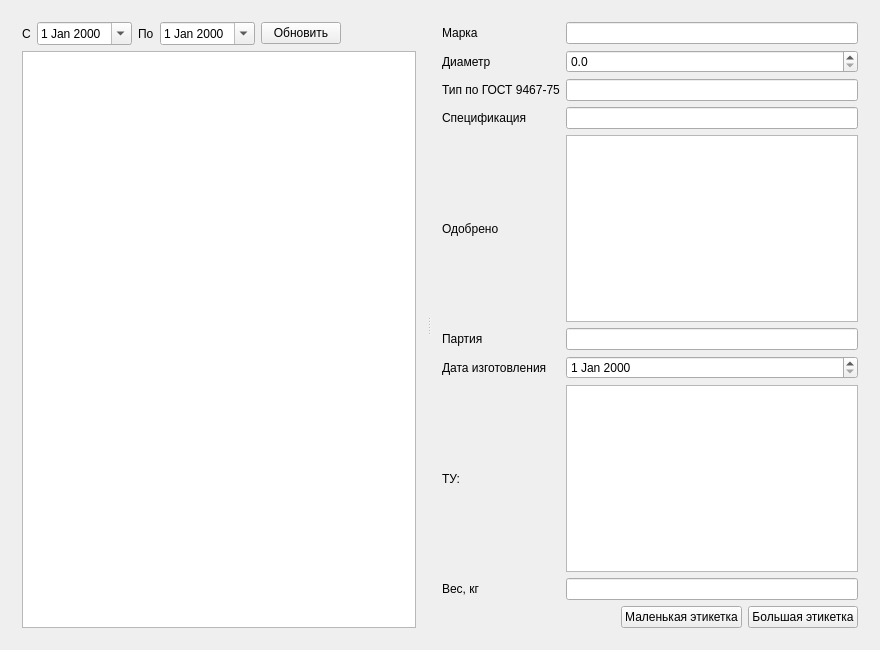
<?xml version="1.0" encoding="UTF-8"?>
<ui version="4.0">
 <class>MainWidget</class>
 <widget class="QWidget" name="MainWidget">
  <property name="geometry">
   <rect>
    <x>0</x>
    <y>0</y>
    <width>880</width>
    <height>650</height>
   </rect>
  </property>
  <property name="windowTitle">
   <string>Печать этикеток</string>
  </property>
  <layout class="QVBoxLayout" name="verticalLayout_3">
   <item>
    <widget class="QSplitter" name="splitter">
     <property name="orientation">
      <enum>Qt::Horizontal</enum>
     </property>
     <widget class="QWidget" name="layoutWidget">
      <layout class="QVBoxLayout" name="verticalLayout_2">
       <item>
        <layout class="QHBoxLayout" name="horizontalLayout_2">
         <item>
          <widget class="QLabel" name="label_9">
           <property name="text">
            <string>С</string>
           </property>
          </widget>
         </item>
         <item>
          <widget class="QDateEdit" name="dateEditBeg">
           <property name="calendarPopup">
            <bool>true</bool>
           </property>
          </widget>
         </item>
         <item>
          <widget class="QLabel" name="label_10">
           <property name="text">
            <string>По</string>
           </property>
          </widget>
         </item>
         <item>
          <widget class="QDateEdit" name="dateEditEnd">
           <property name="calendarPopup">
            <bool>true</bool>
           </property>
          </widget>
         </item>
         <item>
          <widget class="QPushButton" name="cmdUpd">
           <property name="text">
            <string>Обновить</string>
           </property>
          </widget>
         </item>
         <item>
          <spacer name="horizontalSpacer_2">
           <property name="orientation">
            <enum>Qt::Horizontal</enum>
           </property>
           <property name="sizeHint" stdset="0">
            <size>
             <width>40</width>
             <height>20</height>
            </size>
           </property>
          </spacer>
         </item>
        </layout>
       </item>
       <item>
        <widget class="QTableView" name="tableViewPart">
         <property name="selectionMode">
          <enum>QAbstractItemView::SingleSelection</enum>
         </property>
         <property name="selectionBehavior">
          <enum>QAbstractItemView::SelectRows</enum>
         </property>
        </widget>
       </item>
      </layout>
     </widget>
     <widget class="QWidget" name="layoutWidget">
      <layout class="QVBoxLayout" name="verticalLayout">
       <item>
        <layout class="QGridLayout" name="gridLayout">
         <item row="0" column="0">
          <widget class="QLabel" name="label">
           <property name="text">
            <string>Марка</string>
           </property>
          </widget>
         </item>
         <item row="0" column="1">
          <widget class="QLineEdit" name="lineEditMark"/>
         </item>
         <item row="1" column="0">
          <widget class="QLabel" name="label_2">
           <property name="text">
            <string>Диаметр</string>
           </property>
          </widget>
         </item>
         <item row="1" column="1">
          <widget class="QDoubleSpinBox" name="doubleSpinBoxDiam">
           <property name="decimals">
            <number>1</number>
           </property>
           <property name="maximum">
            <double>10.000000000000000</double>
           </property>
          </widget>
         </item>
         <item row="2" column="0">
          <widget class="QLabel" name="label_3">
           <property name="text">
            <string>Тип по ГОСТ 9467-75</string>
           </property>
          </widget>
         </item>
         <item row="2" column="1">
          <widget class="QLineEdit" name="lineEditType"/>
         </item>
         <item row="3" column="0">
          <widget class="QLabel" name="label_5">
           <property name="text">
            <string>Спецификация</string>
           </property>
          </widget>
         </item>
         <item row="3" column="1">
          <widget class="QLineEdit" name="lineEditAws"/>
         </item>
         <item row="4" column="0">
          <widget class="QLabel" name="label_4">
           <property name="text">
            <string>Одобрено</string>
           </property>
          </widget>
         </item>
         <item row="4" column="1">
          <widget class="QListView" name="listViewVed"/>
         </item>
         <item row="5" column="0">
          <widget class="QLabel" name="label_6">
           <property name="text">
            <string>Партия</string>
           </property>
          </widget>
         </item>
         <item row="5" column="1">
          <widget class="QLineEdit" name="lineEditPart"/>
         </item>
         <item row="6" column="0">
          <widget class="QLabel" name="label_7">
           <property name="text">
            <string>Дата изготовления</string>
           </property>
          </widget>
         </item>
         <item row="6" column="1">
          <widget class="QDateEdit" name="dateEdit"/>
         </item>
         <item row="7" column="0">
          <widget class="QLabel" name="label_8">
           <property name="text">
            <string>ТУ:</string>
           </property>
          </widget>
         </item>
         <item row="7" column="1">
          <widget class="QListView" name="listViewTu"/>
         </item>
         <item row="8" column="0">
          <widget class="QLabel" name="label_11">
           <property name="text">
            <string>Вес, кг</string>
           </property>
          </widget>
         </item>
         <item row="8" column="1">
          <widget class="QLineEdit" name="lineEditVes"/>
         </item>
        </layout>
       </item>
       <item>
        <layout class="QHBoxLayout" name="horizontalLayout">
         <item>
          <spacer name="horizontalSpacer">
           <property name="orientation">
            <enum>Qt::Horizontal</enum>
           </property>
           <property name="sizeHint" stdset="0">
            <size>
             <width>40</width>
             <height>20</height>
            </size>
           </property>
          </spacer>
         </item>
         <item>
          <widget class="QPushButton" name="cmdCreateSmall">
           <property name="text">
            <string>Маленькая этикетка</string>
           </property>
          </widget>
         </item>
         <item>
          <widget class="QPushButton" name="cmdCreateBig">
           <property name="text">
            <string>Большая этикетка</string>
           </property>
          </widget>
         </item>
        </layout>
       </item>
      </layout>
     </widget>
    </widget>
   </item>
  </layout>
 </widget>
 <layoutdefault spacing="6" margin="11"/>
 <resources/>
 <connections/>
</ui>
